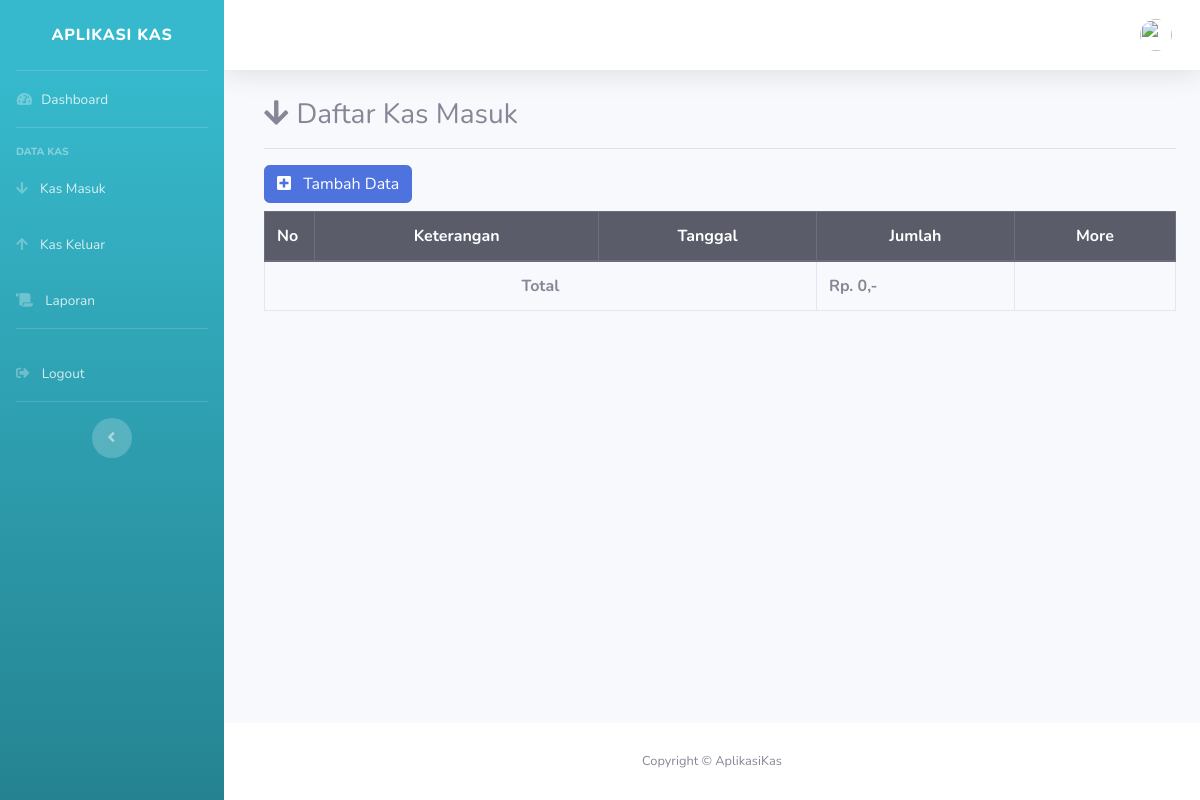
Before: /index.php/masuk with the older database file.
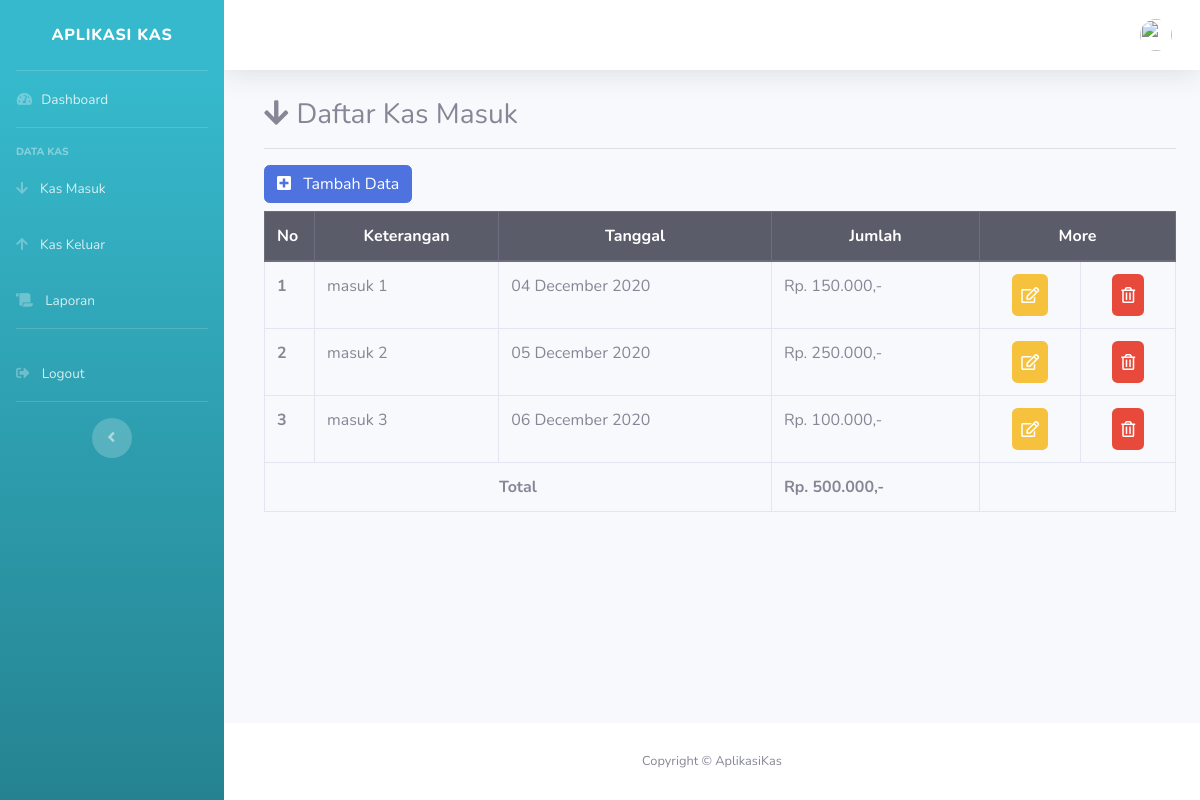
After: the same page with the newer database file.
### tables this page shows
CREATE TABLE `kas` (
  `id` int(11) NOT NULL,
  `id_transaksi` varchar(50) NOT NULL,
  `keterangan` varchar(50) NOT NULL,
  `tanggal` date NOT NULL,
  `jumlah` int(11) NOT NULL,
  `tipe` enum('masuk','keluar') NOT NULL
);

### application/controllers/Masuk.php (called while the page is built, shortened)
<?php
class Masuk extends CI_Controller
{
    public function __construct()
    {
        $this->load->model('Masuk_model');
    }
    public function index()
    {
        $recMasuk = $this->Masuk_model->getDataMasuk();
        $data1 = array('data_msk' => $recMasuk);
        $data['jumlah']  = $this->Masuk_model->sumMasuk();
        $data['user'] = $this->db->get_where('user', ['email' => $this->session->userdata('email')]) -> row_array();
        $this->load->view('templates/header',$data);
        $this->load->view('templates/sidebar',$data);
        $this->load->view('templates/topbar',$data);
        $this->load->view('admin/masuk/masuk',$data1);
        $this->load->view('templates/footer');
    }
}?>

### index.php (called while the page is built, shortened)
<?php
require_once BASEPATH.'core/CodeIgniter.php';

### application/models/Masuk_model.php (called while the page is built, shortened)
<?php
class Masuk_model extends CI_Model
{
    public function getDataMasuk()
    {
        $this->db->select('*');
        $this->db->from('kas');
        $where = "tipe='masuk'";
        $this->db->where($where);
        $query = $this->db->get();
        return $query->result();
    }
}

### application/views/admin/masuk/masuk.php (the view, shortened to what this page needs)
<div class="container-fluid">
<div class="col-md-14 pl-3 pt-1 ">
<h3><i class="fas fa-arrow-down pr-2"></i>Daftar Kas Masuk</h3><hr>
<button type="button" class="btn btn-primary mb-2 addbutton" data-toggle="modal" data-target="#exampleModal"><i class="fas fa-plus-square mr-2"></i>
  Tambah Data
</button>
<table class="table  table-bordered table-hover ">
<thead class="thead-dark thead-center">
  <tr>
    <th scope="col" style="width:50px">No</th>
    <th scope="col" style="text-align:center;">Keterangan</th>
    <th scope="col" style="text-align:center;">Tanggal</th>
    <th scope="col" style="text-align:center;">Jumlah</th>
    <th colspan="2" scope="col" style="text-align:center;">More</th>
  </tr>
</thead>
<tbody>
  <?php
      $count = 0;
      foreach($data_msk as $row) {
        $count = $count + 1;
  ?>
  <tr>
    <th scope="row"><?php echo $count ?></th>
    <td><?php echo $row->keterangan ?></td>
    <td><?php echo date('d F Y', strtotime($row->tanggal)); ?></td>
    <td>Rp. <?php echo number_format($row->jumlah,0,',','.')?>,-</td>
    <td style="text-align:center;"><a href="<?php echo base_url('masuk/editmasuk/') . $row->id ?>" class="btn fas fa-edit bg-warning p-2 text-white rounded" data-toggle="tooltip" title="Edit"></a></td>
    <td style="text-align:center;"><a href="<?php echo base_url('masuk/DeleteData/') . $row->id ?>" class="btn far fa-trash-alt bg-danger p-2 text-white rounded" data-toggle="tooltip" title="Delete" onclick="return confirm('Delete?');"></a></td>
      <?php } ?>
  </tr>
  <tr?>
  <th scope="col" colspan="3" style="text-align:center;">Total</th>
  <th scope="col"> Rp. <?php echo number_format($jumlah,0,',','.')?>,-</th>
  </tr>
</tbody>
</table>
</div>
</div>
</div>

### application/views/templates/header.php (shortened to what this page needs)
<!DOCTYPE html>
<html lang="en">
<head>
  <link href="<?= base_url();?>assets/vendor/fontawesome-free/css/all.min.css" rel="stylesheet" type="text/css">
  <link href="<?= base_url();?>assets/css/sb-admin-2.min.css" rel="stylesheet">
</head>
<body id="page-top">
  <div id="wrapper">

### application/views/templates/sidebar.php
<ul class="navbar-nav bg-gradient-info sidebar sidebar-dark accordion" id="accordionSidebar">
<a class="sidebar-brand d-flex align-items-center justify-content-center" href="<?=site_url('admin')?>">
  <div class="sidebar-brand-text mx">Aplikasi Kas</div>
</a>
<hr class="sidebar-divider my-0">
<li class="nav-item">
  <a class="nav-link" href="<?=site_url('admin')?>">
    <i class="fas fa-fw fa-tachometer-alt"></i>
    <span>Dashboard</span></a>
</li>
<hr class="sidebar-divider">
<div class="sidebar-heading">
  Data Kas
</div>
<li class="nav-item">
  <a class="nav-link" href="<?=site_url('masuk')?>">
    <i class="fas fa-arrow-down pr-1"></i>
    <span>Kas Masuk</span></a>
</li>
<li class="nav-item">
  <a class="nav-link" href="<?=site_url('keluar')?>">
    <i class="fas fa-arrow-up pr-1"></i>
    <span>Kas Keluar</span></a>
</li>
<li class="nav-item">
  <a class="nav-link" href="<?=site_url('laporan')?>">
    <i class="fas fa-scroll pr-1"></i>
    <span>Laporan</span></a>
</li>
<hr class="sidebar-divider">
<li class="nav-item">
  <a class="nav-link" href="<?= base_url('auth/logout');?>" data-toggle="modal" data-target="#logoutModal">
    <i class="fas fa-sign-out-alt pr-1"></i>
    <span>Logout</span></a>
</li>
<hr class="sidebar-divider d-none d-md-block">
<div class="text-center d-none d-md-inline">
  <button class="rounded-circle border-0" id="sidebarToggle"></button>
</div>
</ul>

### application/views/templates/topbar.php (shortened to what this page needs)
<div id="content-wrapper" class="d-flex flex-column">
  <div id="content">
    <nav class="navbar navbar-expand navbar-light bg-white topbar mb-4 static-top shadow">
      <ul class="navbar-nav ml-auto">
        <li class="nav-item dropdown no-arrow">
          <a class="nav-link dropdown-toggle" href="#" id="userDropdown" role="button" data-toggle="dropdown" aria-haspopup="true" aria-expanded="false">
            <img class="img-profile rounded-circle" src="<?= base_url('assets/img/profile/'). $user['image']; ?>">
          </a>
        </li>
      </ul>
    </nav>

### application/views/templates/footer.php (shortened to what this page needs)
 <footer class="sticky-footer bg-white">
        <div class="container my-auto">
          <div class="copyright text-center my-auto">
            <span>Copyright &copy; AplikasiKas</span>
          </div>
        </div>
      </footer>
    </div>
  </div>
</body>
</html>

Changed rows visible on the page:
added kas: keterangan "masuk 1", tanggal "04 December 2020", jumlah "150.000"
added kas: keterangan "masuk 2", tanggal "05 December 2020", jumlah "250.000"
added kas: keterangan "masuk 3", tanggal "06 December 2020", jumlah "100.000"
Other visible differences:
$jumlah: "0" → "500.000"
